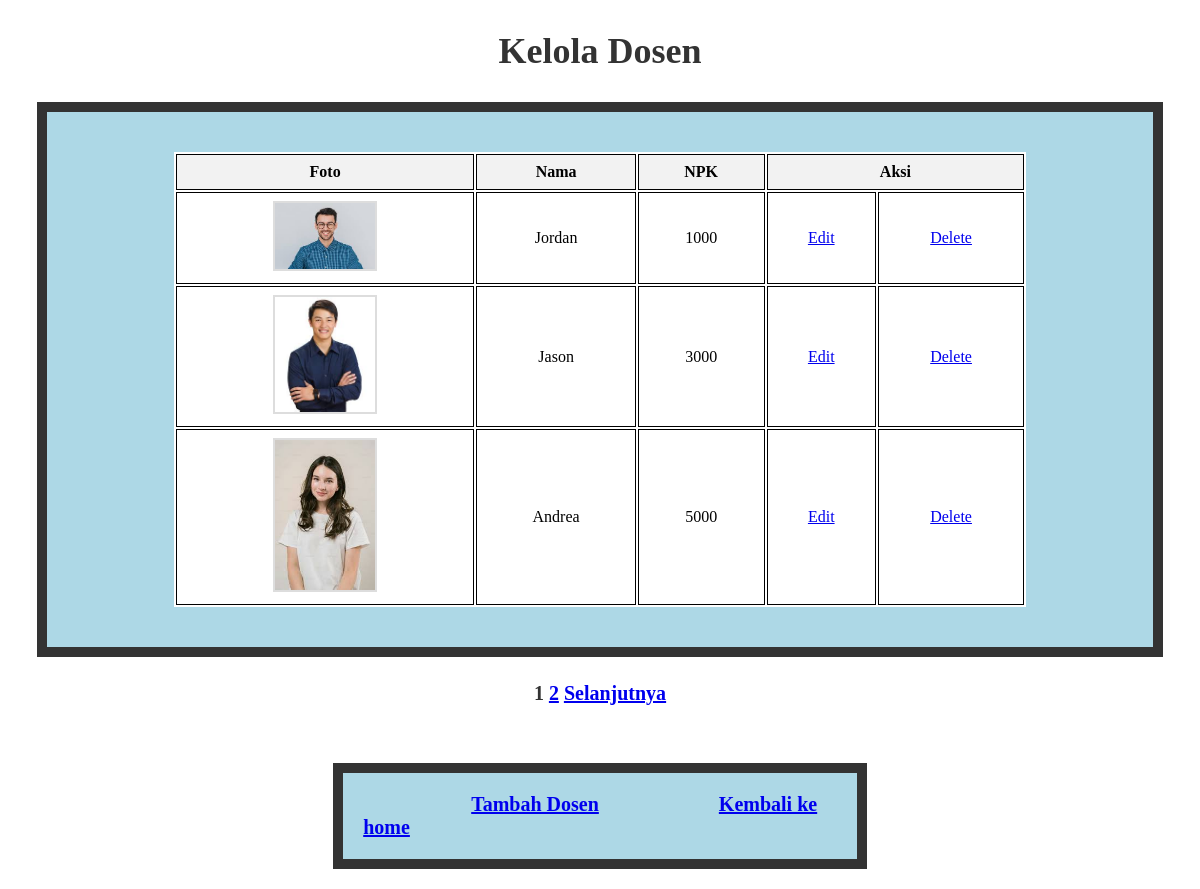
/Project_FSP/admin_dosen.php, run on the app's committed database.
### tables this page shows
CREATE TABLE `dosen` (
  `npk` char(6) NOT NULL,
  `nama` varchar(45) DEFAULT NULL,
  `foto_extension` varchar(4) DEFAULT NULL,
  PRIMARY KEY (`npk`)
);

### Project_FSP/class/parent.php (called while the page is built, shortened)
<?php
class classParent {
    public function __construct() {
        $this->mysqli = new mysqli(SERVER, UID, PWD, DB);
    }
}
?>

### Project_FSP/class/dosen.php (called while the page is built, shortened)
<?php
    require_once 'parent.php';
    class dosen extends classParent {
        public function getDosen($npk, $offset = null, $limit = null){
            if (!is_null($offset)) {
               $sql = "SELECT * FROM DOSEN WHERE NPK LIKE ? LIMIT $offset, $limit";
                $stmt = $this->mysqli->prepare($sql);
                $stmt->bind_param('s', $npk);
            }
            else{
                $sql = 'SELECT * FROM DOSEN WHERE NPK LIKE ?';
                $stmt = $this->mysqli->prepare($sql);
                $stmt->bind_param('s', $npk);
            }
            $stmt->execute();
            $res = $stmt->get_result();
            return $res;
        }
    }
?>

### Project_FSP/admin_dosen.php (the view, shortened to what this page needs)
<!DOCTYPE html>
<html>
    <?php
    require_once 'class/dosen.php';
    ?>
<head>
</head>
<body>
    <h2><b>Kelola Dosen</b></h2>
    <div class = 'tabelKontainer'>
    <table>
        <thead>
            <thead>
            <tr>
                <th>Foto</th>
                <th>Nama</th>
                <th>NPK</th>
                <th colspan="2">Aksi</th>
            </tr>
        </thead>
        <tbody>
            <?php
                $PER_PAGE = 3;
                $dosen = new dosen();
                $cari = isset($_GET['cari']) ? $_GET['cari'] : '';
                $cari_persen = "%" . $cari . "%";
                $offset = isset($_GET['start']) ? (int)$_GET['start'] : 0;
                $res = $dosen->getDosen($cari_persen, $offset, $PER_PAGE);
                while($row = $res->fetch_assoc()) {
                    echo "<tr>";
                        echo "<td> <img src = 'image_dosen/" . $row['npk'] . "." . $row['foto_extension'] . "' width='100'></td>";
                        echo "<td>" . $row['nama'] . "</td>";
                        echo "<td>" . $row['npk'] . "</td>";
                        echo "<td>";
                            echo "<a href = 'admin_edit_dosen.php?npk=".$row['npk']."'>Edit</a>";
                        echo "</td>";
                        echo "<td>";
                            echo "<a href='admin_delete_dosen.php?npk=".$row['npk']."'>Delete</a>";
                        echo "</td>";
                    echo "</tr>";
                }
            ?>
        </tbody>
    </table>
    </div>
    <p>
        <?php
        $res = $dosen->getDosen($cari_persen);
        $total_data = $res->num_rows;
        $max_page = ceil($total_data / $PER_PAGE);
        $current_page = floor($offset / $PER_PAGE) + 1;
        for($page=1; $page <= $max_page; $page++)
        {
            $offs = ($page - 1) * $PER_PAGE;
            if ($page == $current_page)
            {
                echo "<b class = 'paging'>$page</b> ";
            }
            else{
                echo "<a class='paging' href='?start=$offs&cari=$cari'>$page</a> ";
            }
        }
        if ($current_page < $max_page)
        {
            $next = $offset + $PER_PAGE;
            echo "<a class='paging' href='?start=$next&cari=$cari'> Selanjutnya</a> ";
        }
        ?>
    </p> <br>
    <div class = 'linkKontainer'>
        <a id='linkInsert' href = "admin_insert_dosen.php">Tambah Dosen</a>
        <a id = 'balikHome' href = "admin_home.php">Kembali ke home</a>
    </div>
</body>
</html>

### Project_FSP/admin_dosen.php (style rules this page uses)
h2 { text-align: center; margin-top: 30px; color: #333; font-size: 36px; font-weight: bold; }
img { border: 2px solid #ddd; }
p { text-align: center; margin-top: 25px; color: #333; font-size: 20px; }
table { width: 80%; margin: 20px auto; background: white; border: 10px #333; }
th, td { border: 1px solid black; padding: 8px; text-align: center; }
th { background-color: #f2f2f2; }
#linkInsert { margin-left: 100px; padding: 8px; font-size: 20px; font-weight: bold; }
#balikHome { margin-left: 100px; padding: 8px; font-size: 20px; font-weight: bold; }
.tabelKontainer { width: 90%; margin: 20px auto; background: lightblue; padding: 20px; border: 10px solid #333; }
.linkKontainer { width: 40%; margin: 20px auto; background: lightblue; padding: 20px; border: 10px solid #333; }
.paging { font-size: 20px; font-weight: bold; }

### data on the page
dosen: npk (picture), nama "Jordan", npk "1000"
dosen: npk (picture), nama "Jason", npk "3000"
dosen: npk (picture), nama "Andrea", npk "5000"
